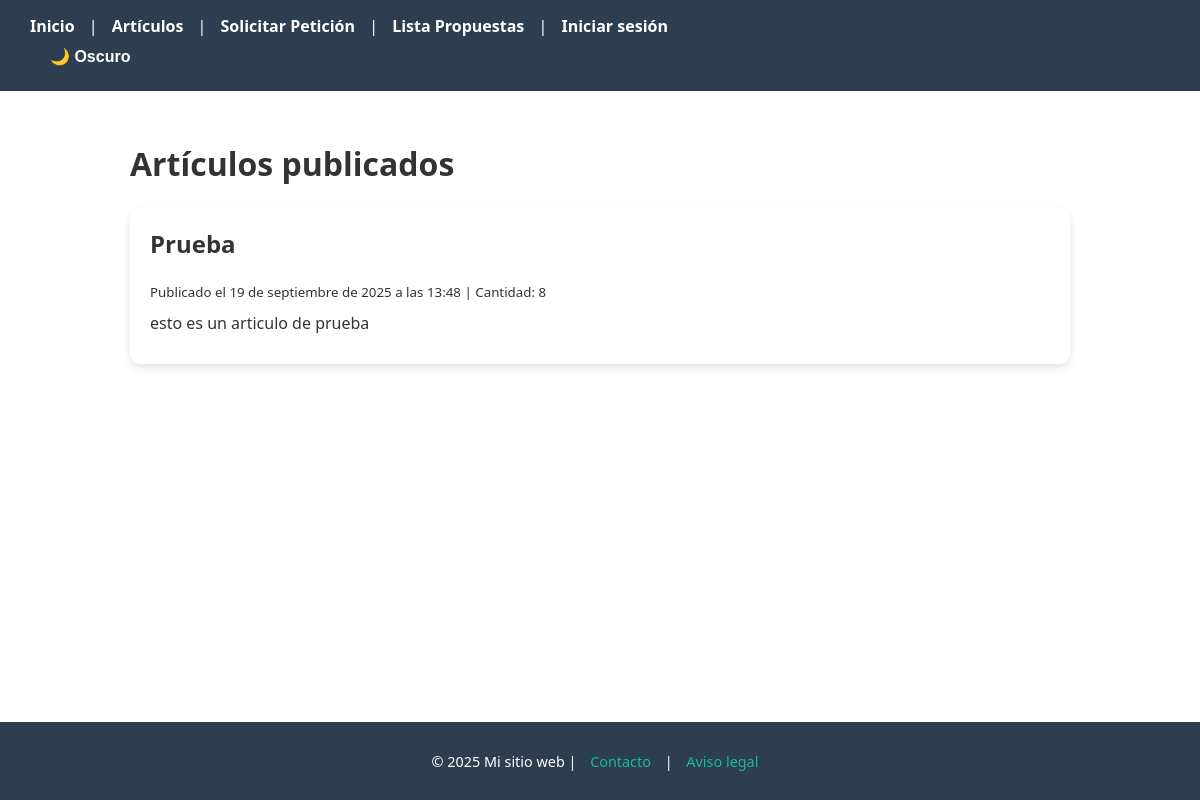
/articulos/, run on an earlier commit of the app's database.
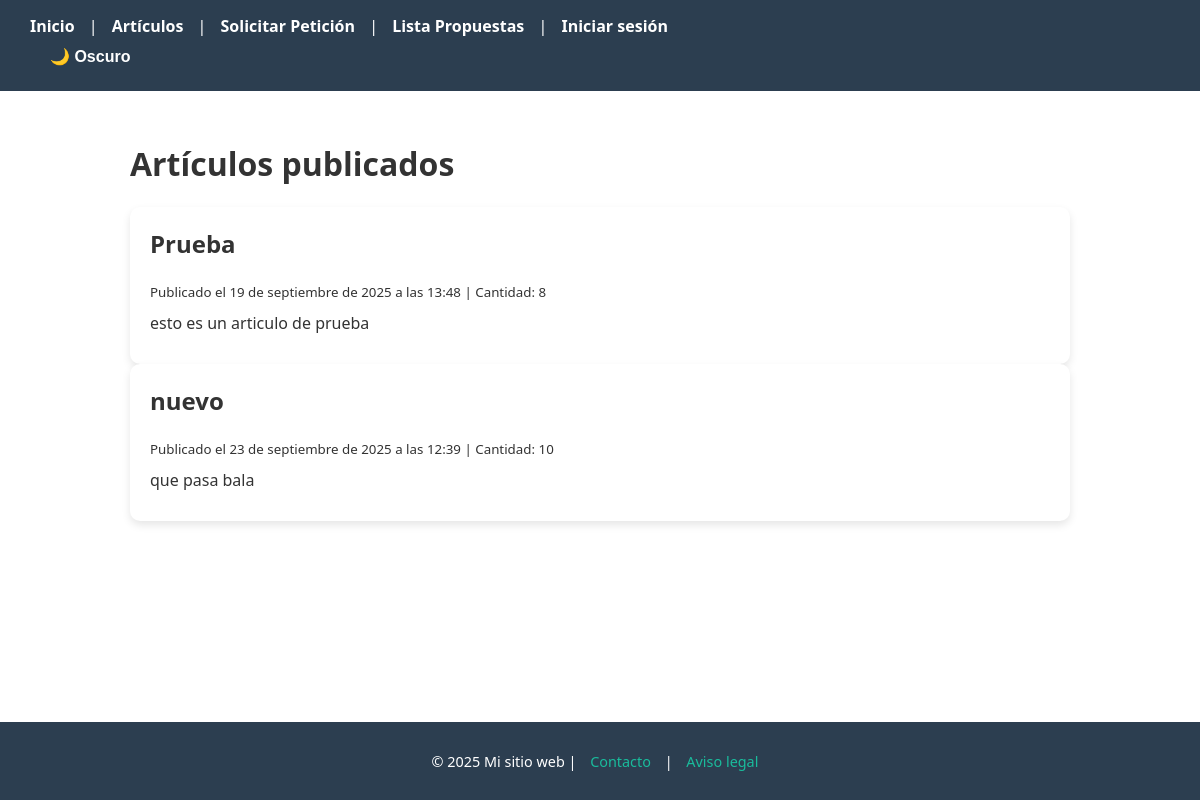
And on a later commit of the database.
### blog/models.py (models this page shows, shortened)
class Articulo(models.Model):
    titulo = models.CharField(max_length=200)
    contenido = models.TextField()
    fecha_publicacion = models.DateTimeField(auto_now_add=True)
    cantidad = models.PositiveIntegerField(default=0)

### blog/views.py (the view)
# urls.py: path("articulos/", views.lista_articulos, name="lista_articulos"),
def lista_articulos(request):
    articulos = Articulo.objects.all()
    return render(request, 'blog/lista.html', {'articulos': articulos})

### blog/templates/blog/lista.html (shortened to what this page needs)
{% extends "base.html" %}
{% block content %}
    <h1>Artículos publicados</h1>
<div class="articulos-container">
    {% for articulo in articulos %}
        <div class="article-card">
            <h2>{{ articulo.titulo }}</h2>
            <p><small>Publicado el {{ articulo.fecha_publicacion }} | Cantidad: {{ articulo.cantidad }}</small></p>
            <p>{{ articulo.contenido }}</p>
        </div>
    {% empty %}
        <p>No hay artículos todavía.</p>
    {% endfor %}
</div>
{% endblock %}

### blog/templates/base.html (shortened to what this page needs)
{% load static %}
<!DOCTYPE html>
<html>
<head>
  <link rel="stylesheet" href="{% static 'blog/static.css' %}">
  <link href="https://cdn.jsdelivr.net/npm/bootstrap-icons/font/bootstrap-icons.css" rel="stylesheet">
</head>
<body>
  <header>
    <nav>
      <div class="nav-left">
        <a href="{% url 'inicio' %}">Inicio</a> |
        <a href="{% url 'lista_articulos' %}">Artículos</a> |
        <a href="{% url 'nueva_peticion' %}">Solicitar Petición</a> |
        <a href="{% url 'lista_propuestas' %}">Lista Propuestas</a> |
        {% if user.is_authenticated %}
        Hola, {{ user.username }} |
        {% if user.is_staff %}
        <a href="/admin/">Ir al Admin</a>
        {% endif %}
        {% else %}
        <a href="{% url 'login' %}">Iniciar sesión</a>
        {% endif %}
      </div>
      <div class="nav-right">
        <button id="theme-toggle" class="btn btn-link nav-link">🌙 Oscuro</button>
      </div>
    </nav>
  </header>
  <main>
    {% block content %}{% endblock %}
  </main>
  <footer>
    <p>&copy; 2025 Mi sitio web | <a href="#">Contacto</a> | <a href="#">Aviso legal</a></p>
  </footer>
</body>
</html>

### blog/static/blog/static.css (style rules this page uses)
:root { --bg-color: #ffffff; --text-color: #333; --card-bg: #fff; --header-bg: #2c3e50; --footer-bg: #2c3e50; --link-hover: #1abc9c; --btn-bg: #1abc9c; --btn-hover: #16a085; --form-bg: #fff; }
html, body { min-height: 100vh; margin: 0; display: flex; flex-direction: column; font-family: 'Segoe UI', Tahoma, Geneva, Verdana, sans-serif; background-color: var(--bg-color); color: var(--text-color); }
header { background-color: var(--header-bg); color: white; padding: 15px 20px; display: flex; justify-content: space-between; align-items: center; }
header a { color: white; text-decoration: none; margin: 0 10px; font-weight: bold; transition: 0.3s; }
main { flex: 1; padding: 30px; max-width: 1000px; width: 100%; margin: 0 auto; box-sizing: border-box; background-color: var(--bg-color); }
button, .btn { background-color: var(--btn-bg); color: white; border: none; padding: 10px 20px; margin: 5px; border-radius: 5px; cursor: pointer; transition: 0.3s; }
footer { background-color: var(--footer-bg); color: white; text-align: center; padding: 15px 0; width: 100%; font-size: 0.9em; margin-top: auto; position: relative; }
footer a { color: var(--link-hover); text-decoration: none; margin: 0 10px; }
.article-card { background: var(--card-bg); border-radius: 10px; padding: 20px; box-shadow: 0px 4px 8px rgba(0, 0, 0, 0.1); transition: transform 0.2s, box-shadow 0.2s; }
.article-card h2 { margin-top: 0; color: var(--text-color); }
.article-card p { margin: 10px 0; color: var(--text-color); }
header nav a, header nav button.nav-link { color: white; text-decoration: none; font-weight: bold; margin: 0 10px; background: none; border: none; cursor: pointer; font-size: 1em; transition: 0.3s; }

What changed in the data, as far as the page shows it:
added Articulo: titulo "nuevo", fecha_publicacion "23 de septiembre de 2025 a las 12:39", cantidad "10", contenido "que pasa bala"
